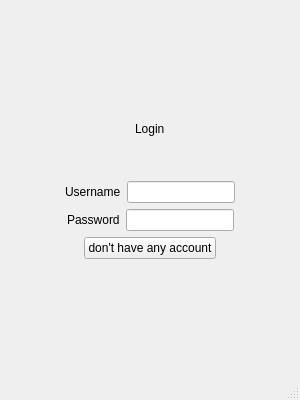
<?xml version="1.0" encoding="UTF-8"?>
<ui version="4.0">
 <class>loginWin</class>
 <widget class="QMainWindow" name="loginWin">
  <property name="geometry">
   <rect>
    <x>0</x>
    <y>0</y>
    <width>300</width>
    <height>400</height>
   </rect>
  </property>
  <property name="minimumSize">
   <size>
    <width>300</width>
    <height>400</height>
   </size>
  </property>
  <property name="maximumSize">
   <size>
    <width>300</width>
    <height>400</height>
   </size>
  </property>
  <property name="windowTitle">
   <string>User Account</string>
  </property>
  <widget class="QWidget" name="centralwidget">
   <layout class="QVBoxLayout" name="verticalLayout">
    <item>
     <spacer name="verticalSpacer_7">
      <property name="orientation">
       <enum>Qt::Vertical</enum>
      </property>
      <property name="sizeHint" stdset="0">
       <size>
        <width>20</width>
        <height>40</height>
       </size>
      </property>
     </spacer>
    </item>
    <item>
     <spacer name="verticalSpacer_4">
      <property name="orientation">
       <enum>Qt::Vertical</enum>
      </property>
      <property name="sizeHint" stdset="0">
       <size>
        <width>20</width>
        <height>40</height>
       </size>
      </property>
     </spacer>
    </item>
    <item>
     <spacer name="verticalSpacer_2">
      <property name="orientation">
       <enum>Qt::Vertical</enum>
      </property>
      <property name="sizeHint" stdset="0">
       <size>
        <width>20</width>
        <height>40</height>
       </size>
      </property>
     </spacer>
    </item>
    <item>
     <layout class="QHBoxLayout" name="horizontalLayout">
      <item>
       <spacer name="horizontalSpacer">
        <property name="orientation">
         <enum>Qt::Horizontal</enum>
        </property>
        <property name="sizeHint" stdset="0">
         <size>
          <width>40</width>
          <height>20</height>
         </size>
        </property>
       </spacer>
      </item>
      <item>
       <widget class="QLabel" name="label">
        <property name="text">
         <string>Login</string>
        </property>
       </widget>
      </item>
      <item>
       <spacer name="horizontalSpacer_2">
        <property name="orientation">
         <enum>Qt::Horizontal</enum>
        </property>
        <property name="sizeHint" stdset="0">
         <size>
          <width>40</width>
          <height>20</height>
         </size>
        </property>
       </spacer>
      </item>
     </layout>
    </item>
    <item>
     <spacer name="verticalSpacer_3">
      <property name="orientation">
       <enum>Qt::Vertical</enum>
      </property>
      <property name="sizeHint" stdset="0">
       <size>
        <width>20</width>
        <height>40</height>
       </size>
      </property>
     </spacer>
    </item>
    <item>
     <layout class="QHBoxLayout" name="horizontalLayout_2">
      <item>
       <spacer name="horizontalSpacer_3">
        <property name="orientation">
         <enum>Qt::Horizontal</enum>
        </property>
        <property name="sizeHint" stdset="0">
         <size>
          <width>40</width>
          <height>20</height>
         </size>
        </property>
       </spacer>
      </item>
      <item>
       <widget class="QLabel" name="label_2">
        <property name="text">
         <string>Username</string>
        </property>
       </widget>
      </item>
      <item>
       <widget class="QLineEdit" name="userNameInput"/>
      </item>
      <item>
       <spacer name="horizontalSpacer_4">
        <property name="orientation">
         <enum>Qt::Horizontal</enum>
        </property>
        <property name="sizeHint" stdset="0">
         <size>
          <width>40</width>
          <height>20</height>
         </size>
        </property>
       </spacer>
      </item>
     </layout>
    </item>
    <item>
     <layout class="QHBoxLayout" name="horizontalLayout_3">
      <item>
       <spacer name="horizontalSpacer_5">
        <property name="orientation">
         <enum>Qt::Horizontal</enum>
        </property>
        <property name="sizeHint" stdset="0">
         <size>
          <width>40</width>
          <height>20</height>
         </size>
        </property>
       </spacer>
      </item>
      <item>
       <widget class="QLabel" name="label_3">
        <property name="text">
         <string>Password</string>
        </property>
       </widget>
      </item>
      <item>
       <widget class="QLineEdit" name="passwordInput"/>
      </item>
      <item>
       <spacer name="horizontalSpacer_6">
        <property name="orientation">
         <enum>Qt::Horizontal</enum>
        </property>
        <property name="sizeHint" stdset="0">
         <size>
          <width>40</width>
          <height>20</height>
         </size>
        </property>
       </spacer>
      </item>
     </layout>
    </item>
    <item>
     <layout class="QHBoxLayout" name="horizontalLayout_4">
      <item>
       <spacer name="horizontalSpacer_7">
        <property name="orientation">
         <enum>Qt::Horizontal</enum>
        </property>
        <property name="sizeHint" stdset="0">
         <size>
          <width>40</width>
          <height>20</height>
         </size>
        </property>
       </spacer>
      </item>
      <item>
       <widget class="QPushButton" name="dontAnyAccountBtn">
        <property name="text">
         <string>don't have any account</string>
        </property>
       </widget>
      </item>
      <item>
       <spacer name="horizontalSpacer_8">
        <property name="orientation">
         <enum>Qt::Horizontal</enum>
        </property>
        <property name="sizeHint" stdset="0">
         <size>
          <width>40</width>
          <height>20</height>
         </size>
        </property>
       </spacer>
      </item>
     </layout>
    </item>
    <item>
     <spacer name="verticalSpacer">
      <property name="orientation">
       <enum>Qt::Vertical</enum>
      </property>
      <property name="sizeHint" stdset="0">
       <size>
        <width>20</width>
        <height>40</height>
       </size>
      </property>
     </spacer>
    </item>
    <item>
     <spacer name="verticalSpacer_5">
      <property name="orientation">
       <enum>Qt::Vertical</enum>
      </property>
      <property name="sizeHint" stdset="0">
       <size>
        <width>20</width>
        <height>40</height>
       </size>
      </property>
     </spacer>
    </item>
    <item>
     <spacer name="verticalSpacer_6">
      <property name="orientation">
       <enum>Qt::Vertical</enum>
      </property>
      <property name="sizeHint" stdset="0">
       <size>
        <width>20</width>
        <height>40</height>
       </size>
      </property>
     </spacer>
    </item>
   </layout>
  </widget>
  <widget class="QMenuBar" name="menubar">
   <property name="geometry">
    <rect>
     <x>0</x>
     <y>0</y>
     <width>300</width>
     <height>22</height>
    </rect>
   </property>
  </widget>
  <widget class="QStatusBar" name="statusbar"/>
 </widget>
 <resources/>
 <connections/>
</ui>
